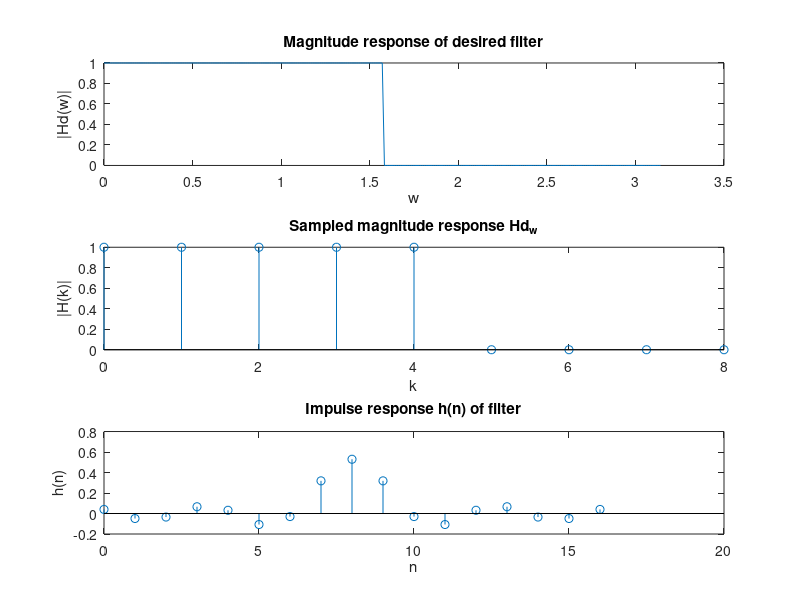
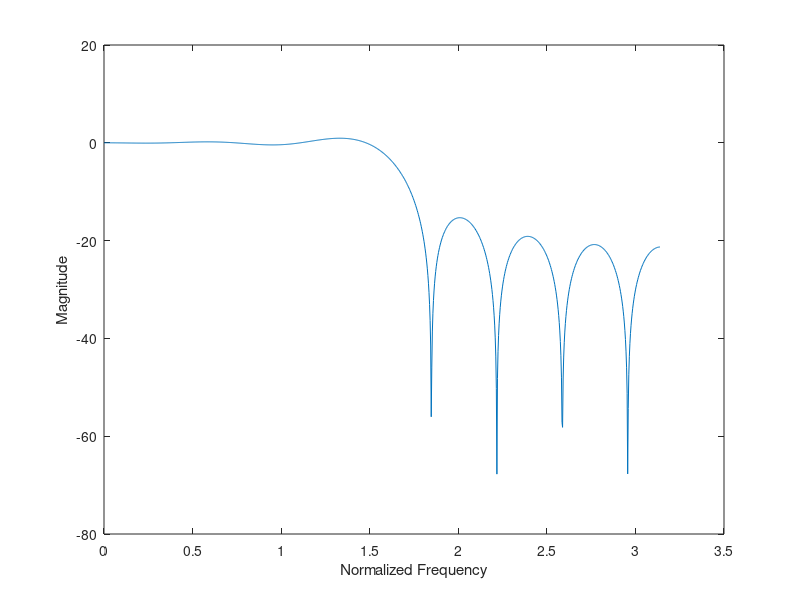

Reproduce these figures in MATLAB, in order.
%FIR using frequency sampling method
clear all;
clc;

wc = pi / 2;
M = 17;
w = 0:(pi/256):pi;
Hd_w = ([w <= pi/2]).* exp(-1i*w*(M-1)/2);
figure;
subplot(3,1,1);
plot(w, abs(Hd_w));
title('Magnitude response of desired filter');
xlabel('w');
ylabel('|Hd(w)|');
kc = floor(wc *(M/(2*pi)));
k = 0:(M-1)/2;
Hk = ([k <= kc]).*exp(-1i*(2*pi*k/M)* ((M-1)/2));
subplot(3,1,2);
stem(k, abs(Hk));
title('Sampled magnitude response Hd_w');
xlabel('k');
ylabel('|H(k)|');

for n = 0:(M-1)
    sumHk = 0;
    for k = 1:(M-1)/2
        sumHk = sumHk + real(Hk(k+1)*exp(1i*2*pi*k*n/M));
    end
    hn(n+1) = (1/M)*(Hk(1)+2*sumHk);
end

n = 0:(M-1);
subplot(3,1,3);
stem(n, hn);
title('Impulse response h(n) of filter');
xlabel('n');
ylabel('h(n)');

[H, f] = freqz(hn, 1, 1000);
H_mag = 20 * log10(abs(H));

figure;
plot(f, H_mag);
xlabel('Normalized Frequency');
ylabel('Magnitude');

disp('FIR filter coefficients hn:');
disp(hn);
